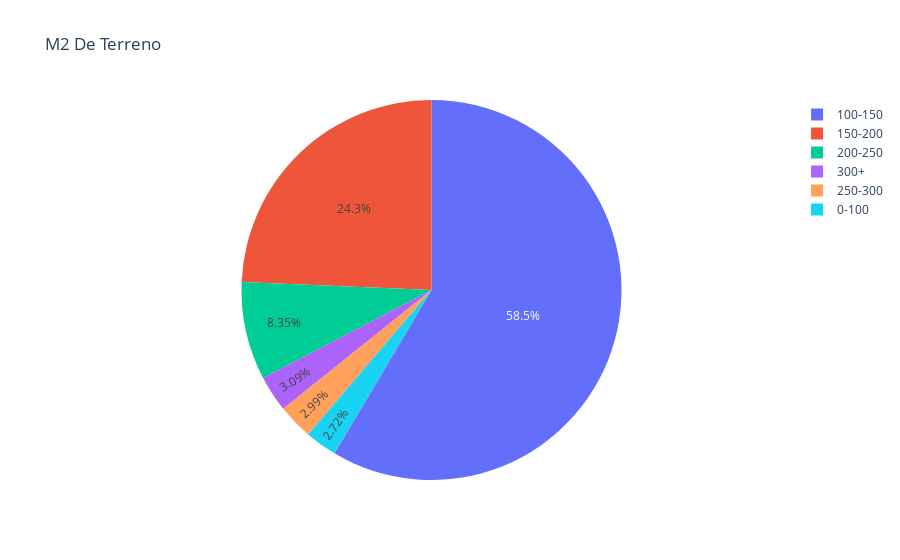

Notebook code cell kept with this figure:
### Code cell
def sumar_tablas(dataframes_list):
    tabla_suma = None
    
    for df in dataframes_list:
        tabla_actual = df.groupby(['m2_total', 'segmento']).size().unstack(fill_value=0)
        
        if tabla_suma is None:
            tabla_suma = tabla_actual
        else:
            tabla_suma = tabla_suma.add(tabla_actual, fill_value=0)
    
    print("Tabla general de frecuencia:")
    print(tabla_suma)
    
    fig = graficar_tabla(tabla_suma)
    
    # Guardar la gráfica como archivo HTML
    guardar_grafico_como_html(fig, 'grafica_pastel_m2_Terreno_pachuca', carpeta='graficas')
    
    return fig

def graficar_tabla(tabla):
    segmentos = tabla.index
    valores = tabla.iloc[:, 0].tolist()  # Tomamos los valores de la primera columna de la tabla
    etiquetas = tabla.columns[0]  # Tomamos el nombre de la primera columna como etiqueta

    fig1 = go.Figure(data=[go.Pie(labels=segmentos, values=valores)])

    fig1.update_layout(title="M2 De Terreno")

    fig1.show()
    return fig1

def guardar_grafico_como_html(fig, nombre_archivo, carpeta='graficas'):
    # Crear la carpeta si no existe
    if not os.path.exists(carpeta):
        os.makedirs(carpeta)
    
    # Guardar la gráfica como archivo HTML en la carpeta especificada
    pio.write_html(fig, f'{carpeta}/{nombre_archivo}.html')
    pio.write_html(fig, f'{carpeta}/{nombre_archivo}.png')

# Llamar a la función sumar_tablas con la lista de DataFrames como argumento
fig1 = sumar_tablas(dataframes_list)

### Figure 1 — Plotly figure (JSON) as saved in the notebook; plotly's stock layout.template omitted (floating-point values rounded to 4 significant figures)
{"data": [{"labels": ["0-100", "100-150", "150-200", "200-250", "250-300", "300+"], "type": "pie", "values": [30, 645, 268, 92, 33, 34]}], "layout": {"title": {"text": "M2 De Terreno"}}}
